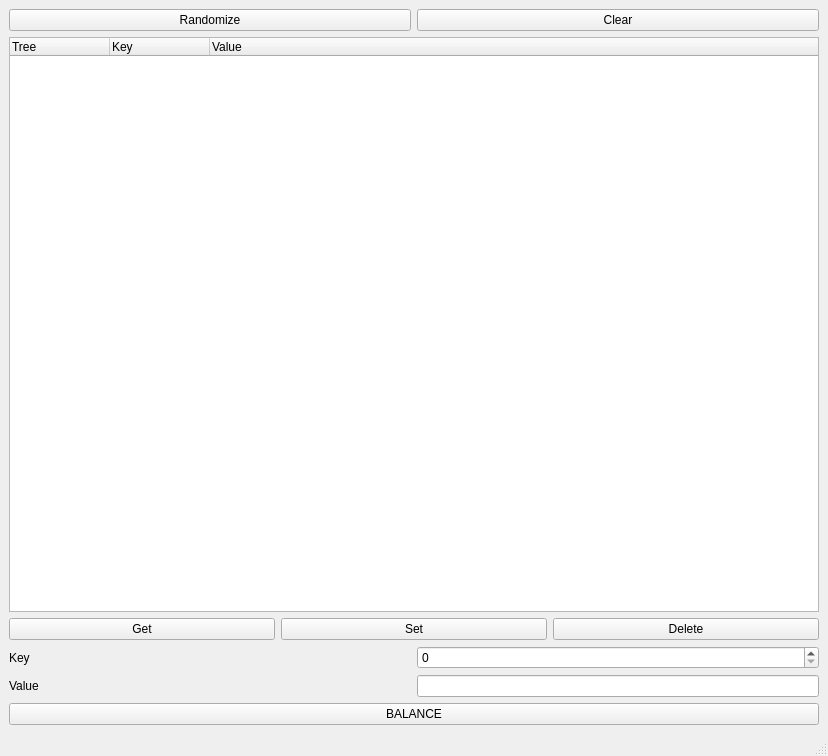
<?xml version="1.0" encoding="UTF-8"?>
<ui version="4.0">
 <class>MainWindow</class>
 <widget class="QMainWindow" name="MainWindow">
  <property name="geometry">
   <rect>
    <x>0</x>
    <y>0</y>
    <width>828</width>
    <height>756</height>
   </rect>
  </property>
  <property name="windowTitle">
   <string>MainWindow</string>
  </property>
  <widget class="QWidget" name="centralwidget">
   <layout class="QGridLayout" name="gridLayout">
    <item row="1" column="0" colspan="2">
     <widget class="QTreeWidget" name="tree">
      <column>
       <property name="text">
        <string>Tree</string>
       </property>
      </column>
      <column>
       <property name="text">
        <string>Key</string>
       </property>
      </column>
      <column>
       <property name="text">
        <string>Value</string>
       </property>
      </column>
     </widget>
    </item>
    <item row="0" column="0">
     <widget class="QPushButton" name="randBtn">
      <property name="sizePolicy">
       <sizepolicy hsizetype="Minimum" vsizetype="Fixed">
        <horstretch>1</horstretch>
        <verstretch>0</verstretch>
       </sizepolicy>
      </property>
      <property name="text">
       <string>Randomize</string>
      </property>
     </widget>
    </item>
    <item row="6" column="0">
     <widget class="QLabel" name="label_3">
      <property name="text">
       <string>Key</string>
      </property>
     </widget>
    </item>
    <item row="7" column="0">
     <widget class="QLabel" name="label_4">
      <property name="text">
       <string>Value</string>
      </property>
     </widget>
    </item>
    <item row="6" column="1">
     <widget class="QSpinBox" name="key">
      <property name="maximum">
       <number>999999999</number>
      </property>
     </widget>
    </item>
    <item row="7" column="1">
     <widget class="QLineEdit" name="value"/>
    </item>
    <item row="0" column="1">
     <widget class="QPushButton" name="clearBtn">
      <property name="sizePolicy">
       <sizepolicy hsizetype="Minimum" vsizetype="Fixed">
        <horstretch>1</horstretch>
        <verstretch>0</verstretch>
       </sizepolicy>
      </property>
      <property name="text">
       <string>Clear</string>
      </property>
     </widget>
    </item>
    <item row="2" column="0" colspan="2">
     <layout class="QHBoxLayout" name="horizontalLayout">
      <item>
       <widget class="QPushButton" name="getBtn">
        <property name="text">
         <string>Get</string>
        </property>
       </widget>
      </item>
      <item>
       <widget class="QPushButton" name="setBtn">
        <property name="text">
         <string>Set</string>
        </property>
       </widget>
      </item>
      <item>
       <widget class="QPushButton" name="delBtn">
        <property name="text">
         <string>Delete</string>
        </property>
       </widget>
      </item>
     </layout>
    </item>
    <item row="8" column="0" colspan="2">
     <widget class="QPushButton" name="balanceBtn">
      <property name="text">
       <string>BALANCE</string>
      </property>
     </widget>
    </item>
   </layout>
  </widget>
  <widget class="QMenuBar" name="menubar">
   <property name="geometry">
    <rect>
     <x>0</x>
     <y>0</y>
     <width>828</width>
     <height>22</height>
    </rect>
   </property>
  </widget>
  <widget class="QStatusBar" name="statusbar"/>
 </widget>
 <resources/>
 <connections/>
</ui>
